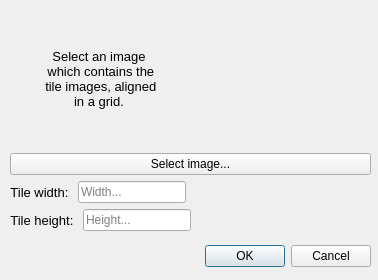
<?xml version="1.0" encoding="UTF-8"?>
<ui version="4.0">
 <class>TileSheetDialogUI</class>
 <widget class="QDialog" name="TileSheetDialogUI">
  <property name="geometry">
   <rect>
    <x>0</x>
    <y>0</y>
    <width>378</width>
    <height>280</height>
   </rect>
  </property>
  <property name="sizePolicy">
   <sizepolicy hsizetype="Minimum" vsizetype="Minimum">
    <horstretch>0</horstretch>
    <verstretch>0</verstretch>
   </sizepolicy>
  </property>
  <property name="windowTitle">
   <string>Dialog</string>
  </property>
  <widget class="QDialogButtonBox" name="buttonBox">
   <property name="geometry">
    <rect>
     <x>30</x>
     <y>240</y>
     <width>341</width>
     <height>32</height>
    </rect>
   </property>
   <property name="orientation">
    <enum>Qt::Horizontal</enum>
   </property>
   <property name="standardButtons">
    <set>QDialogButtonBox::Cancel|QDialogButtonBox::Ok</set>
   </property>
  </widget>
  <widget class="QWidget" name="verticalLayoutWidget">
   <property name="geometry">
    <rect>
     <x>10</x>
     <y>10</y>
     <width>361</width>
     <height>221</height>
    </rect>
   </property>
   <layout class="QVBoxLayout" name="verticalLayout">
    <item>
     <layout class="QHBoxLayout" name="horizontalLayout">
      <item>
       <widget class="QLabel" name="infoLabel">
        <property name="font">
         <font>
          <family>Segoe UI</family>
          <pointsize>10</pointsize>
         </font>
        </property>
        <property name="text">
         <string>Select an image
 which contains the
 tile images, aligned 
in a grid.</string>
        </property>
        <property name="alignment">
         <set>Qt::AlignCenter</set>
        </property>
        <property name="wordWrap">
         <bool>true</bool>
        </property>
       </widget>
      </item>
      <item>
       <widget class="QLabel" name="imageLabel">
        <property name="text">
         <string/>
        </property>
        <property name="pixmap">
         <pixmap resource="../../tactile2.qrc">:/res/icons/icons8/color/64/image.png</pixmap>
        </property>
        <property name="alignment">
         <set>Qt::AlignCenter</set>
        </property>
       </widget>
      </item>
     </layout>
    </item>
    <item>
     <layout class="QHBoxLayout" name="horizontalLayout_4">
      <item>
       <widget class="QPushButton" name="imageButton">
        <property name="sizePolicy">
         <sizepolicy hsizetype="Expanding" vsizetype="Fixed">
          <horstretch>0</horstretch>
          <verstretch>0</verstretch>
         </sizepolicy>
        </property>
        <property name="text">
         <string>Select image...</string>
        </property>
       </widget>
      </item>
     </layout>
    </item>
    <item>
     <layout class="QHBoxLayout" name="horizontalLayout_2">
      <item>
       <widget class="QLabel" name="widthLabel">
        <property name="sizePolicy">
         <sizepolicy hsizetype="Fixed" vsizetype="Preferred">
          <horstretch>0</horstretch>
          <verstretch>0</verstretch>
         </sizepolicy>
        </property>
        <property name="font">
         <font>
          <family>Segoe UI</family>
          <pointsize>10</pointsize>
         </font>
        </property>
        <property name="text">
         <string>Tile width: </string>
        </property>
        <property name="alignment">
         <set>Qt::AlignRight|Qt::AlignTrailing|Qt::AlignVCenter</set>
        </property>
       </widget>
      </item>
      <item>
       <widget class="QLineEdit" name="widthEdit">
        <property name="sizePolicy">
         <sizepolicy hsizetype="Fixed" vsizetype="Fixed">
          <horstretch>0</horstretch>
          <verstretch>0</verstretch>
         </sizepolicy>
        </property>
        <property name="placeholderText">
         <string>Width...</string>
        </property>
       </widget>
      </item>
      <item>
       <spacer name="horizontalSpacer">
        <property name="orientation">
         <enum>Qt::Horizontal</enum>
        </property>
        <property name="sizeHint" stdset="0">
         <size>
          <width>40</width>
          <height>20</height>
         </size>
        </property>
       </spacer>
      </item>
     </layout>
    </item>
    <item>
     <layout class="QHBoxLayout" name="horizontalLayout_3">
      <item>
       <widget class="QLabel" name="heightLabel">
        <property name="sizePolicy">
         <sizepolicy hsizetype="Fixed" vsizetype="Preferred">
          <horstretch>0</horstretch>
          <verstretch>0</verstretch>
         </sizepolicy>
        </property>
        <property name="font">
         <font>
          <family>Segoe UI</family>
          <pointsize>10</pointsize>
         </font>
        </property>
        <property name="text">
         <string>Tile height: </string>
        </property>
        <property name="alignment">
         <set>Qt::AlignRight|Qt::AlignTrailing|Qt::AlignVCenter</set>
        </property>
       </widget>
      </item>
      <item>
       <widget class="QLineEdit" name="heightEdit">
        <property name="sizePolicy">
         <sizepolicy hsizetype="Fixed" vsizetype="Fixed">
          <horstretch>0</horstretch>
          <verstretch>0</verstretch>
         </sizepolicy>
        </property>
        <property name="placeholderText">
         <string>Height...</string>
        </property>
       </widget>
      </item>
      <item>
       <spacer name="horizontalSpacer_2">
        <property name="orientation">
         <enum>Qt::Horizontal</enum>
        </property>
        <property name="sizeHint" stdset="0">
         <size>
          <width>40</width>
          <height>20</height>
         </size>
        </property>
       </spacer>
      </item>
     </layout>
    </item>
   </layout>
  </widget>
 </widget>
 <resources>
  <include location="../../tactile2.qrc"/>
 </resources>
 <connections>
  <connection>
   <sender>buttonBox</sender>
   <signal>accepted()</signal>
   <receiver>TileSheetDialogUI</receiver>
   <slot>accept()</slot>
   <hints>
    <hint type="sourcelabel">
     <x>248</x>
     <y>254</y>
    </hint>
    <hint type="destinationlabel">
     <x>157</x>
     <y>274</y>
    </hint>
   </hints>
  </connection>
  <connection>
   <sender>buttonBox</sender>
   <signal>rejected()</signal>
   <receiver>TileSheetDialogUI</receiver>
   <slot>reject()</slot>
   <hints>
    <hint type="sourcelabel">
     <x>316</x>
     <y>260</y>
    </hint>
    <hint type="destinationlabel">
     <x>286</x>
     <y>274</y>
    </hint>
   </hints>
  </connection>
 </connections>
</ui>
